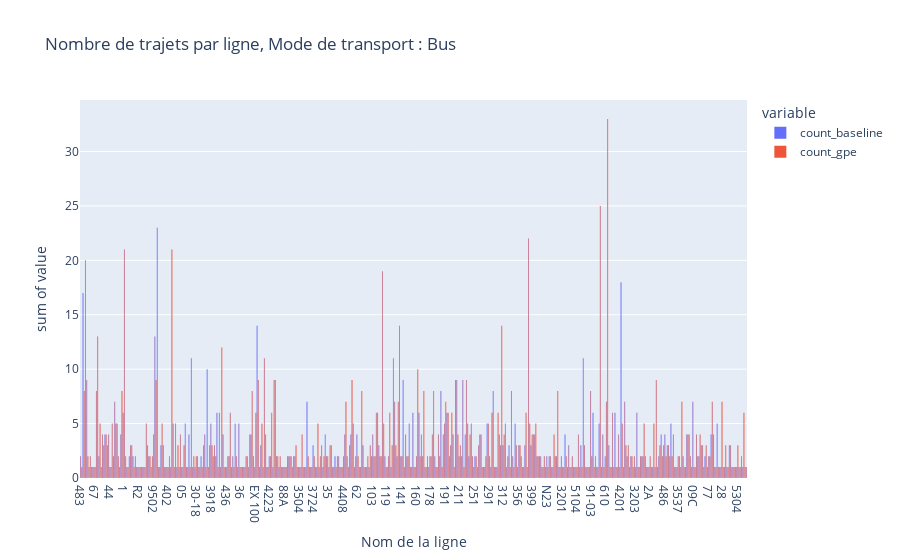

Source (notebook cell):
### Code cell
for route_type in line_counts.route_type.unique():
    fig = px.histogram(
        line_counts[line_counts.route_type == route_type],
        x="route_short_name",
        y = ["count_baseline", "count_gpe"],
        title=f"Nombre de trajets par ligne, Mode de transport : {route_type}",
        labels={"route_short_name":"Nom de la ligne"},
        barmode="group"
    )
    fig.show()

### Figure 1 — Plotly figure (JSON) as saved in the notebook; plotly's stock layout.template omitted (floating-point values rounded to 4 significant figures; data arrays with more than 128 entries replaced by an {"elided": "..."} marker saying what was removed)
{"data": [{"alignmentgroup": "True", "bingroup": "x", "histfunc": "sum", "hovertemplate": "variable=count_baseline<br>Nom de la ligne=%{x}<br>sum of value=%{y}<extra></extra>", "legendgroup": "count_baseline", "marker": {"color": "#636efa", "pattern": {"shape": ""}}, "name": "count_baseline", "offsetgroup": "count_baseline", "orientation": "v", "showlegend": true, "type": "histogram", "x": {"elided": "625 str values"}, "xaxis": "x", "y": {"elided": "625 int values"}, "yaxis": "y"}, {"alignmentgroup": "True", "bingroup": "x", "histfunc": "sum", "hovertemplate": "variable=count_gpe<br>Nom de la ligne=%{x}<br>sum of value=%{y}<extra></extra>", "legendgroup": "count_gpe", "marker": {"color": "#EF553B", "pattern": {"shape": ""}}, "name": "count_gpe", "offsetgroup": "count_gpe", "orientation": "v", "showlegend": true, "type": "histogram", "x": {"elided": "625 str values"}, "xaxis": "x", "y": {"elided": "625 int values"}, "yaxis": "y"}], "layout": {"barmode": "group", "legend": {"title": {"text": "variable"}, "tracegroupgap": 0}, "title": {"text": "Nombre de trajets par ligne, Mode de transport : Bus"}, "xaxis": {"anchor": "y", "domain": [0, 1], "title": {"text": "Nom de la ligne"}}, "yaxis": {"anchor": "x", "domain": [0, 1], "title": {"text": "sum of value"}}}}
